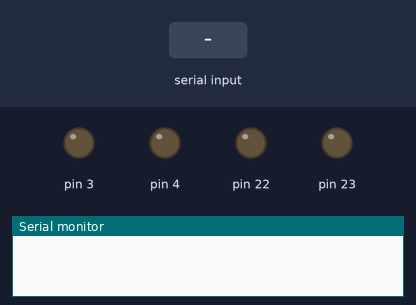
Bench run of a sketch on a simulated Arduino Mega 2560, built with avr-gcc and run on an emulated ATmega2560. Parts: output pins drawn as LEDs (lit = HIGH), the last lines printed to the serial monitor. The test bench sets the inputs (shaded band).

Above: at 1.2 s.
1.3 s: "90,45\n" received over Serial
At 2.5 s:
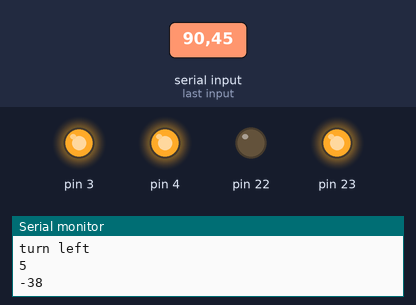
2.8 s: "30,150\n" received over Serial
At 3.3 s:
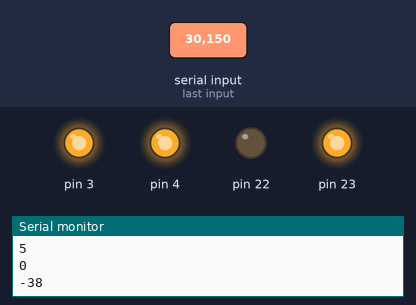
4.3 s: "7\n" received over Serial
At 4.9 s:
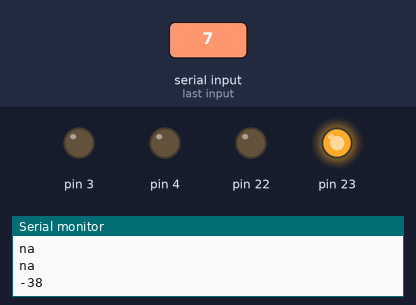
5.8 s: "1\n" received over Serial
At 6.1 s:
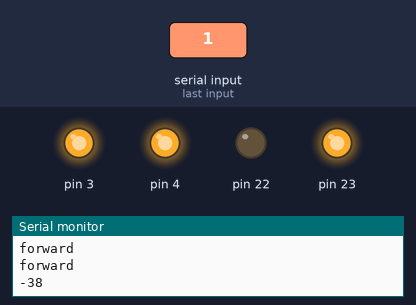
7.3 s: "3\n" received over Serial
At 8.4 s:
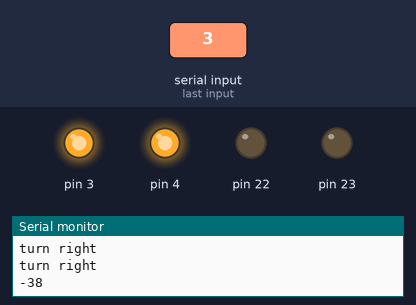
Timing chart, 0 to 9.8 s (numbered marks = the images above; inputs shaded):
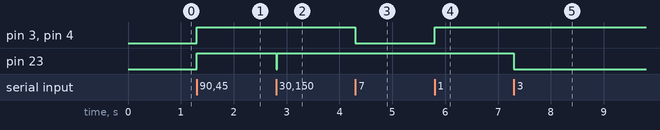

Measured:
- after the input at 1.3 s, pin 3, pin 4, pin 23: LOW → HIGH at once
- after the input at 2.8 s, pin 23: HIGH → LOW at once, → HIGH 0.02 s later
- after the input at 4.3 s, pin 3, pin 4: HIGH → LOW at once
- after the input at 5.8 s, pin 3, pin 4: LOW → HIGH at once
- after the input at 7.3 s, pin 23: HIGH → LOW at once

The sketch:

command_serial_arduino_part.ino
```cpp
int a=0;
void setup()
{
    Serial.begin(9600);
    pinMode(23, OUTPUT);
    pinMode(3, OUTPUT);
    pinMode(22, OUTPUT);
    pinMode(4, OUTPUT);
}

void loop()
{
    // 1: forward
    // 2: backward
    // 3: turn right
    // 4: turn left
    if (Serial.available() > 0)
    {
        a = Serial.read() - '0';
        Serial.println(a);
    }
    switch (a)
    {
    case 1:
        digitalWrite(23, HIGH);
        digitalWrite(24, HIGH);
        analogWrite(3, 255);
        analogWrite(4, 255);
        Serial.println("forward");
        break;
    case 2:
        digitalWrite(23, LOW);
        digitalWrite(24, LOW);
        analogWrite(3, 255);
        analogWrite(4, 255);
        Serial.println("backward");
        break;
    case 3:
        digitalWrite(23, LOW);
        digitalWrite(24, HIGH);
        analogWrite(3, 255);
        analogWrite(4, 255);
        Serial.println("turn right");
        break;
    case 4:
        digitalWrite(23, HIGH);
        digitalWrite(24, LOW);
        analogWrite(3, 255);
        analogWrite(4, 255);
          Serial.println("turn left");
        break;
    case 7:
        analogWrite(3, 0);
        analogWrite(4, 0);
        Serial.println("na");
        break;
    }
}
```
